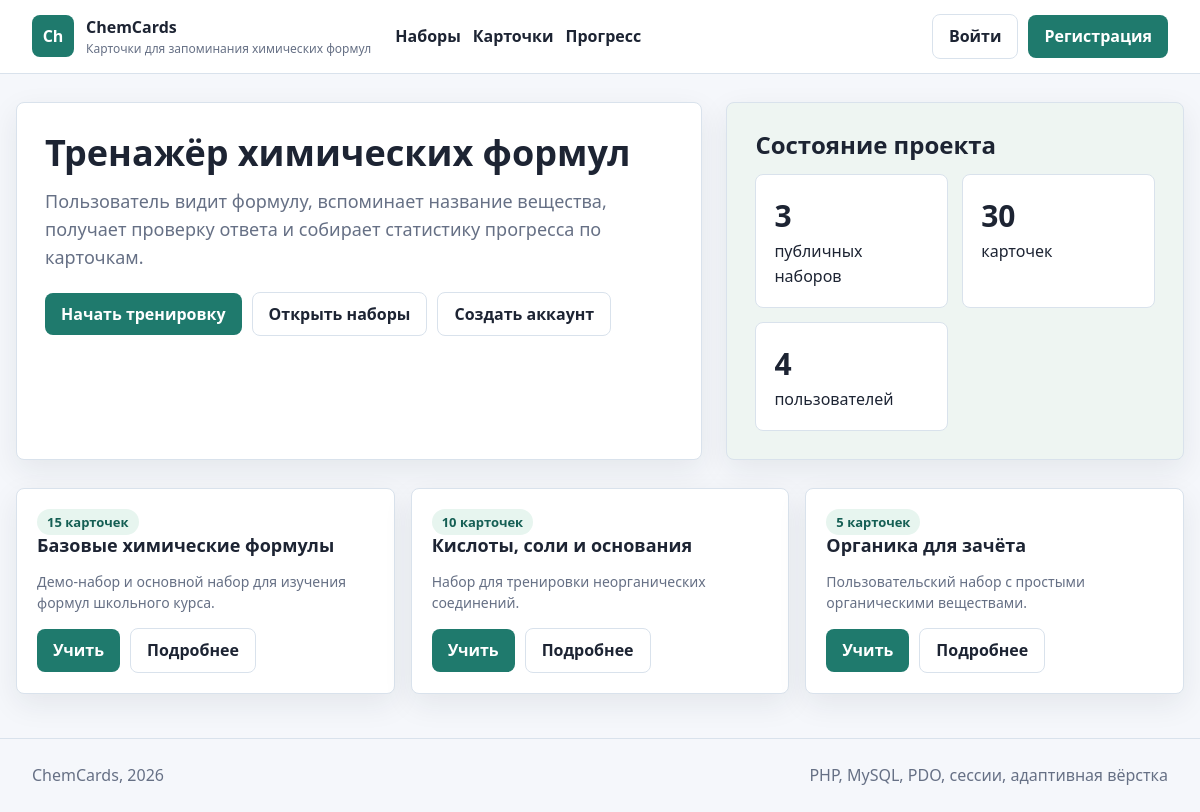
The page / on the database its author committed.
### tables this page shows
CREATE TABLE flashcard_sets (
  id INT UNSIGNED AUTO_INCREMENT PRIMARY KEY,
  user_id INT UNSIGNED NULL,
  name VARCHAR(120) NOT NULL,
  description TEXT NULL,
  is_public TINYINT(1) NOT NULL DEFAULT 0,
  created_at TIMESTAMP NOT NULL DEFAULT CURRENT_TIMESTAMP,
  updated_at TIMESTAMP NULL DEFAULT NULL ON UPDATE CURRENT_TIMESTAMP,
  CONSTRAINT fk_sets_user
    FOREIGN KEY (user_id) REFERENCES users(id)
    ON DELETE CASCADE
);

### includes/functions.php (called while the page is built, shortened)
<?php
function h($value): string
{
    return htmlspecialchars((string) $value, ENT_QUOTES, 'UTF-8');
}
function app_url(string $path = ''): string
{
    return BASE_URL . '/' . ltrim($path, '/');
}
function current_user(): ?array
{
    static $loaded = false;
    static $user = null;
    if ($loaded) {
        return $user;
    }
    $loaded = true;
    if (empty($_SESSION['user_id'])) {
        return null;
    }
    $stmt = get_pdo()->prepare('SELECT id, username, email, role, created_at FROM users WHERE id = ?');
    $stmt->execute([$_SESSION['user_id']]);
    $user = $stmt->fetch() ?: null;
    return $user;
}
function is_admin(): bool
{
    $user = current_user();
    return $user && $user['role'] === 'admin';
}

### index.php (the view, shortened to what this page needs)
<?php
require_once __DIR__ . '/includes/functions.php';
$user = current_user();
$pdo = get_pdo();
$counts = [
    'sets' => (int) $pdo->query('SELECT COUNT(*) FROM flashcard_sets WHERE is_public = 1')->fetchColumn(),
    'cards' => (int) $pdo->query('SELECT COUNT(*) FROM flashcards')->fetchColumn(),
    'users' => (int) $pdo->query('SELECT COUNT(*) FROM users')->fetchColumn(),
];
$setsStmt = $pdo->query(
    'SELECT s.id, s.name, s.description, COUNT(f.id) AS cards_count
     FROM flashcard_sets s
     LEFT JOIN flashcards f ON f.set_id = s.id
     WHERE s.is_public = 1
     GROUP BY s.id
     ORDER BY s.id
     LIMIT 3'
);
$sets = $setsStmt->fetchAll();
include __DIR__ . '/includes/header.php';
?>
<section class="hero">
    <div class="panel">
        <h1>Тренажёр химических формул</h1>
        <p class="lead">Пользователь видит формулу, вспоминает название вещества, получает проверку ответа и собирает статистику прогресса по карточкам.</p>
        <div class="actions">
            <a class="button" href="<?= h(app_url('study.php?set_id=1&mode=normal&reset=1')) ?>">Начать тренировку</a>
            <a class="button ghost" href="<?= h(app_url('sets.php')) ?>">Открыть наборы</a>
            <?php if (!$user): ?>
                <a class="button ghost" href="<?= h(app_url('register.php')) ?>">Создать аккаунт</a>
            <?php endif; ?>
        </div>
    </div>
    <div class="panel soft">
        <h2>Состояние проекта</h2>
        <div class="stats">
            <div class="stat"><strong><?= h((string) $counts['sets']) ?></strong><span>публичных наборов</span></div>
            <div class="stat"><strong><?= h((string) $counts['cards']) ?></strong><span>карточек</span></div>
            <div class="stat"><strong><?= h((string) $counts['users']) ?></strong><span>пользователей</span></div>
        </div>
    </div>
</section>
<section class="grid">
    <?php foreach ($sets as $set): ?>
        <article class="card">
            <span class="badge"><?= h((string) $set['cards_count']) ?> карточек</span>
            <h3><?= h($set['name']) ?></h3>
            <p class="meta"><?= h($set['description']) ?></p>
            <div class="inline-actions">
                <a class="button" href="<?= h(app_url('study.php?set_id=' . $set['id'] . '&mode=normal&reset=1')) ?>">Учить</a>
                <a class="button ghost" href="<?= h(app_url('set.php?id=' . $set['id'])) ?>">Подробнее</a>
            </div>
        </article>
    <?php endforeach; ?>
</section>
<?php include __DIR__ . '/includes/footer.php'; ?>

### css/style.css (style rules this page uses)
:root { --bg: #f5f7fb; --surface: #ffffff; --surface-soft: #eef5f2; --ink: #1d2433; --muted: #667085; --line: #d9e2ec; --primary: #1f7a6d; --primary-dark: #155f54; --accent: #b64b2a; --warning: #a56b00; --danger: #b42318; --success: #157347; --shadow: 0 10px 30px rgba(22, 34, 51, 0.08); }
* { box-sizing: border-box; }
body { margin: 0; background: var(--bg); color: var(--ink); font-family: "Segoe UI", Arial, sans-serif; line-height: 1.55; }
a { color: var(--primary); text-decoration: none; }
.hero { display: grid; grid-template-columns: 1.2fr 0.8fr; gap: 24px; align-items: stretch; margin-bottom: 28px; }
.panel, .card, .table-wrap, .form-panel { background: var(--surface); border: 1px solid var(--line); border-radius: 8px; box-shadow: var(--shadow); }
.panel { padding: 28px; }
.panel.soft { background: var(--surface-soft); }
h1, h2, h3 { margin: 0 0 14px; line-height: 1.2; }
h1 { font-size: 36px; }
h2 { font-size: 24px; }
h3 { font-size: 18px; }
.lead { color: var(--muted); font-size: 18px; margin: 0 0 20px; }
.actions, .inline-actions { display: flex; flex-wrap: wrap; gap: 10px; align-items: center; }
.button, button, input[type="submit"] { display: inline-flex; min-height: 40px; align-items: center; justify-content: center; gap: 8px; border: 0; border-radius: 8px; padding: 9px 16px; background: var(--primary); color: #ffffff; font: inherit; font-weight: 700; cursor: pointer; }
.button.ghost, button.ghost { border: 1px solid var(--line); background: #ffffff; color: var(--ink); }
.grid { display: grid; grid-template-columns: repeat(auto-fit, minmax(240px, 1fr)); gap: 16px; }
.card { padding: 20px; }
.meta { color: var(--muted); font-size: 14px; }
.badge { display: inline-flex; align-items: center; min-height: 26px; border-radius: 999px; padding: 3px 10px; background: #e7f5ef; color: var(--primary-dark); font-size: 13px; font-weight: 700; }
.stats { display: grid; grid-template-columns: repeat(auto-fit, minmax(180px, 1fr)); gap: 14px; }
.stat { padding: 18px; border-radius: 8px; background: #ffffff; border: 1px solid var(--line); }
.stat strong { display: block; font-size: 30px; }

### rows shown on the page
flashcard_sets: cards_count "15", name "Базовые химические формулы", description "Демо-набор и основной набор для изучения формул школьного курса."
flashcard_sets: cards_count "10", name "Кислоты, соли и основания", description "Набор для тренировки неорганических соединений."
flashcard_sets: cards_count "5", name "Органика для зачёта", description "Пользовательский набор с простыми органическими веществами."

### other values the page prints
APP_NAME "ChemCards"
APP_SUBTITLE "Карточки для запоминания химических формул"
$counts['sets'] "3"
$counts['cards'] "30"
$counts['users'] "4"
